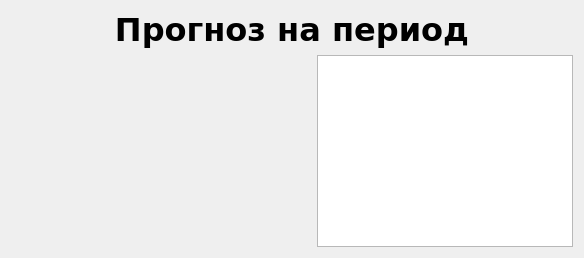
        <widget class="QWidget" name="page_6">
         <property name="font">
          <font>
           <family>Verdana</family>
           <weight>50</weight>
           <bold>false</bold>
          </font>
         </property>
         <layout class="QGridLayout" name="gridLayout_5">
          <item row="0" column="0">
           <widget class="QLabel" name="label_16">
            <property name="font">
             <font>
              <family>Verdana</family>
              <pointsize>24</pointsize>
              <weight>75</weight>
              <bold>true</bold>
             </font>
            </property>
            <property name="text">
             <string>Прогноз на период</string>
            </property>
            <property name="alignment">
             <set>Qt::AlignCenter</set>
            </property>
           </widget>
          </item>
          <item row="1" column="0">
           <layout class="QHBoxLayout" name="horizontalLayout_13">
            <item>
             <widget class="MplWidget" name="widget_3" native="true">
              <property name="minimumSize">
               <size>
                <width>300</width>
                <height>0</height>
               </size>
              </property>
             </widget>
            </item>
            <item>
             <widget class="QTableWidget" name="tableWidget_9">
              <property name="styleSheet">
               <string notr="true">QHeaderView::section {
    background-color: rgb(94, 191, 255);
    border: none;
    height: 32px;
}</string>
              </property>
             </widget>
            </item>
           </layout>
          </item>
         </layout>
        </widget>
